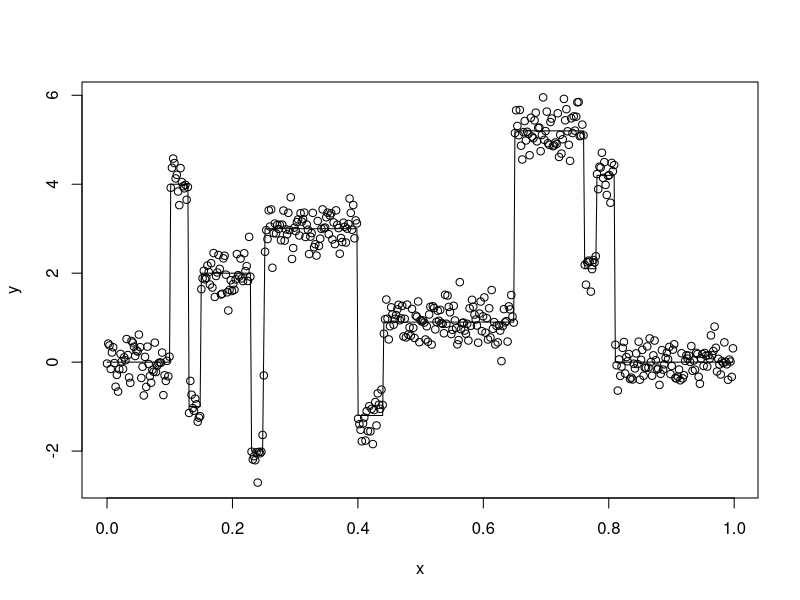

The R script that drew this image: (Note: a time limit stopped this script after it produced the figure.)
### STA243 HW2
############# Problem 2 Genetic Algorithm
truefunction=function(x)
{ 
  t <- c(0.1, 0.13, 0.15, 0.23, 0.25, 0.4, 0.44, 0.65, 0.76, 0.78, 0.81) 
  h <- c(4, -5, 3, -4, 5, -4.2, 2.1, 4.3, -3.1, 2.1, -4.2) 
  temp <- 0 
  for(i in 1:11) 
  { 
    temp <- temp + h[i]/2 * (1 + sign(x - t[i]))
  } 
  return(temp) 
} 
n<-512 
x<-(0:(n-1))/n 
f<-truefunction(x)
set.seed(0401)
y<-f+rnorm(f)/3
plot(x,y)
lines(x,f)



MDL=function(chromo){
  chromo[1]=1 # the startin point needs to be obtained
  breakpoint=c(which(chromo==1),length(chromo)+1)
  Bhat=length(breakpoint)-1
  fhat=vector()
  nhat=vector()
  for (i in 1:Bhat){
    
    fhat[breakpoint[i]:(breakpoint[i+1]-1)]=mean(y[breakpoint[i]:(breakpoint[i+1]-1)]) 
    nhat[i]=breakpoint[i+1]-breakpoint[i]
  }
  n=length(y)
  MDL=Bhat*log(n)+1/2*sum(log(nhat))+n/2*log(1/n*sum((y-fhat)^2))
  MDL
}

AIC=function(chromo){
  chromo[1]=1 # the startin point needs to be obtained
  breakpoint=c(which(chromo==1),length(chromo)+1)
  Bhat=length(breakpoint)-1
  fhat=vector()
  nhat=vector()
  for (i in 1:Bhat){
    fhat[breakpoint[i]:(max((breakpoint[i+1]-1),1))]=mean(y[breakpoint[i]:(breakpoint[i+1]-1)]) 
    nhat[i]=max(breakpoint[i+1]-breakpoint[i],1)
  }
  n=length(y)
  AIC=2*Bhat*log(n)+n*log(1/n*sum((y-fhat)^2))
  AIC
}

GA=function(x,y,samplesize,pcross,pmutation,objfun,largestsame){
  ### initial population of chromosome
  parent=list()
  for (i in 1:samplesize){
    parent[[i]]=sample(c(0,1),length(y),replace=T)
  }
  bestsame=1
  gen=0
  bestchromo=vector()
  recordbestchromo=list() # record best chromo at each generation
  bestchromo=sample(c(0,0),length(y),replace=T)
  bestobj=vector() # store the best function result of each generation
  while (bestsame<largestsame){
    gen=gen+1
    
    
    obj=sapply(parent,objfun) # evaluate the object function for all the chromosomes
    
    bestobj[gen]=min(obj) # best result at each generation
    
    min_ind=which.min(obj)[1] # index of the best chromosome
    
    if (sum(parent[[min_ind]]!=bestchromo)==0){
      bestsame=bestsame+1
    }else{
      bestsame=1
    }
    bestchromo=parent[[min_ind]]  #update best_chromo
    
    
    recordbestchromo[[gen]]=bestchromo
    
    
    rankofchromo=rank(-obj)
    prob_chromo=rankofchromo/sum(rankofchromo)
    
    ##### generate offspring/child
    decision=sample(c(0,1),1,prob=c(pcross,1-pcross))
    offspring=list()
    child=vector()
    
    for (k in 1:samplesize){
      if (decision==0){
        ### perform cross
        # choose parent chromosomes for the child
        parent_chosen=sample(1:samplesize,2,replace=F,prob=prob_chromo)
        parent1=parent[[parent_chosen[1]]]
        parent2=parent[[parent_chosen[2]]]
        for (i in 1:length(y)){
          child[i]=sample(c(parent1[i],parent2[i]),1,prob=c(0.5,0.5))
        }
        child[1]=0
        offspring[[k]]=child
      }else{
        ### perform mutation
        # choose parent chromosome for the child
        parent_chosen=sample(1:samplesize,1,prob=prob_chromo)
        parent1=parent[[parent_chosen]]
        for (i in 1:length(y)){
          child[i]=sample(c(parent1[i],1-parent1[i]),1,prob=c(1-pmutation,pmutation))
        }
        child[1]=0  # take the first gene as 0
        
        offspring[[k]]=child
      }    
    }
    
    xxx=sample(1:samplesize,1)
    
    offspring[[xxx]]=parent[[min_ind]] # keep the best in the previous generation
    ##offspring[[1]]=parent[[min_ind]] # keep the best in the previous generation
    ##offspring[[samplesize]]=parent[[min_ind]] # keep the best in the previous generation
    
    parent=offspring # update parent choromosomes for the next generation
    
    
  }
  output=list()
  output$best_objective=bestobj
  output$best_chromosome=recordbestchromo
  output
}

############################################
### the following parameters can be changedd to test the sensitivity
samplesize=300
pcross=0.9
pmutation=0.05
objfun=MDL
largestsame=5
############################################
# ptm<-proc.time()
# #result=GA(x,y,samplesize,pcross,pmutation,objfun,largestsame)
# result1=GA(x,y,300,0.9,0.05,MDL,20) # this one no elist procedure
# proc.time()-ptm

ptm<-proc.time()
#result=GA(x,y,samplesize,pcross,pmutation,objfun,largestsame)
result4=GA(x,y,300,0.9,0.05,MDL,20)
proc.time()-ptm




fhat_result=function(chromo){
  chromo[1]=1 # the startin point needs to be obtained
  breakpoint=c(which(chromo==1),length(chromo)+1)
  Bhat=length(breakpoint)-1
  fhat=vector()
  nhat=vector()
  for (i in 1:Bhat){
    fhat[breakpoint[i]:(max((breakpoint[i+1]-1),1))]=mean(y[breakpoint[i]:(breakpoint[i+1]-1)]) 
    nhat[i]=max(breakpoint[i+1]-breakpoint[i],1)
  }
  #  result=list("fhat"=fhat,"Bhat"=Bhat,"nhat"=nhat)
  result=list()
  result$fhat=fhat
  result$Bhat=Bhat
  result$nhat=nhat
  result
}

MDL20=result4$best_chromosome[[length(result4$best_objective)]]
AIC20=result3$best_chromosome[[length(result3$best_objective)]]
fhat_result1=fhat_result(MDL20)
MDL20yhat=fhat_result1$fhat
MDL20bhat=fhat_result1$Bhat
MDL20nhat=fhat_result1$nhat
fhat_result2=fhat_result(AIC20)
AIC20yhat=fhat_result2$fhat
AIC20bhat=fhat_result2$Bhat
AIC20nhat=fhat_result2$nhat
plot(1:length(result4$best_objective),result4$best_objective,type='l',xlab='generation',ylab='min(MDL)')
#par(new=T)
plot(1:length(result3$best_objective),result3$best_objective,type='l',col='red',xlab='generation',ylab='min(AIC)')

#### fit for AIC
plot(x,y)
lines(x,AIC20yhat,col='red',lty=1,lwd = 2)

### fit for MDL
plot(x,y)
lines(x,f)
par(new=T)
lines(x,MDL20yhat,col='blue',lty=1,lwd=2)









############# Problem 1 Simulated Annealing Algorithm

distance=matrix(c(0,1,2,4,9,8,3,2,1,5,7,1,2,9,3,
                  1,0,5,3,7,2,5,1,3,4,6,6,6,1,9,
                  2,5,0,6,1,4,7,7,1,6,5,9,1,3,4,
                  4,3,6,0,5,2,1,6,5,4,2,1,2,1,3,
                  9,7,1,5,0,9,1,1,2,1,3,6,8,2,5,
                  8,2,4,2,9,0,3,5,4,7,8,3,1,2,5,
                  3,5,7,1,1,3,0,2,6,1,7,9,5,1,4,
                  2,1,7,6,1,5,2,0,9,4,2,1,1,7,8,
                  1,3,1,5,2,4,6,9,0,3,3,5,1,6,4,
                  5,4,6,4,1,7,1,4,3,0,9,1,8,5,2,
                  7,6,5,2,3,8,7,2,3,9,0,2,1,8,1,
                  1,6,9,1,6,3,9,1,5,1,2,0,5,4,3,
                  2,6,1,2,8,1,5,1,1,8,1,5,0,9,6,
                  9,1,3,1,2,2,1,7,6,5,8,4,9,0,7,
                  3,9,4,3,5,5,4,8,4,2,1,3,6,7,0),byrow=T,nrow=15)
rownames(distance)= c('A','B','C','D','E','F','G','H','I','J','K','L','M','N','O')
colnames(distance)= c('A','B','C','D','E','F','G','H','I','J','K','L','M','N','O')

### travelpath calculates the length of the travel path.
travelpath=function(theta){
  travel=0
  for (i in 1:(length(theta)-1)){
    travel=travel+distance[theta[i],theta[i+1]]
  }
  travel
}
alpha=function(tao,probab){
  alpha=probab*tao
  alpha
}
betam=function(m){
  betam=m
}


simulated_annealing=function(tao,p,maxj){
#   tao=400 # initial temperature
#   p=0.999
  m=100
  theta=sample(1:ncol(distance),replace=F) # initial path length
  
  j=0
  finalpath=vector()
  
  while (j<=maxj){
    j=j+1
    finalpath[j]=travelpath(theta)
    
    tao=alpha(tao,p)
    mj=betam(m)
    
    for (i in 1:mj){
      
      theta_candi=sample(1:ncol(distance),replace=F) # candidate path
      
      delta=travelpath(theta_candi)-travelpath(theta)
      if (delta<=0){
        theta=theta_candi
      }else{
        choice=sample(c(0,1),1,prob=c(exp(-delta/tao),1-exp(-delta/tao)))
        if (choice==0){
          theta=theta_candi
        }else{
          theta=theta
        }
      }
    }
        
  }
  result_SA=list() # output results
  result_SA$shortest_path=colnames(distance)[theta]
  result_SA$shortest_length=travelpath(theta)
  result_SA$every_final_path=finalpath     
  result_SA
}

ptm<-proc.time()
tao=400 # initial temperature
p=0.999

result_SA1=simulated_annealing(tao,p,30000)
proc.time()-ptm
